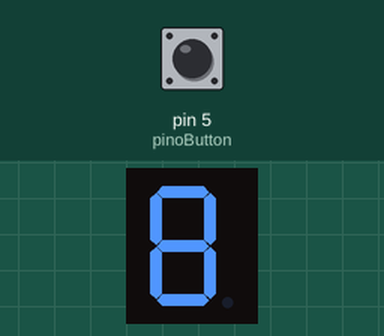
Recording of a sketch running on a simulated Arduino Uno, built with avr-gcc and run on an emulated ATmega328P. Shown: 1-digit seven-segment display. Wiring (inferred from the names in the program): 1-digit 7-segment display, segments lit when LOW: segments pin 12, pin 13, pin 9, pin 8, pin 7, pin 11, pin 10. The test bench sets the inputs (shaded band); at power-on: pin 5 (pinoButton) HIGH. The segment pins are drawn as the display they are named for.

Above: at 1.2 s.
1.3 s: pin 5 (pinoButton) pulled LOW for 0.15 s
At 2.3 s:
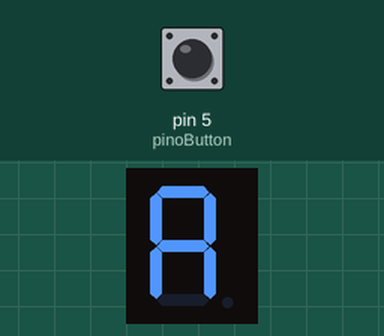
At 5.9 s:
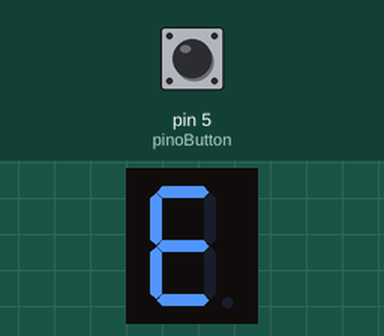
7.4 s: pin 5 (pinoButton) pulled LOW for 3.2 s
At 13.1 s:
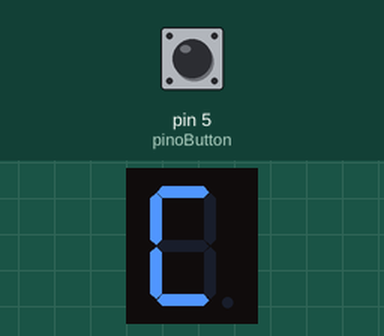
Timing chart, 0 to 14.6 s (numbered marks = the images above; inputs shaded):
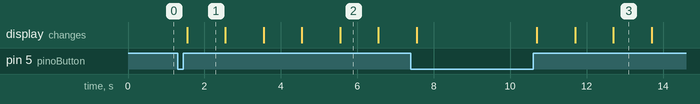

Measured:
- after the input at 1.3 s, the display: changes after 0.25 s (image 1)
- after the input at 7.4 s, the display: first differs from a run without the input after 3.3 s (image 3 shows a later state)
- what the display in image 1 shows lasts 1.0 s, from 1.6 s to 2.6 s

The sketch:

14_2_contador_digital_letra.ino
```cpp
// Projeto 14 - Contador Digital

int segE = 7;
int segD = 8;
int segC = 9;
int segB = 13;
int segA = 12;
int segF = 11;
int segG = 10;

int pinoButton = 5;
int testButton = 1;


void setup() {
  pinMode(segA, OUTPUT);
  pinMode(segB, OUTPUT);
  pinMode(segC, OUTPUT);
  pinMode(segD, OUTPUT);
  pinMode(segE, OUTPUT);
  pinMode(segF, OUTPUT);
  pinMode(segG, OUTPUT);

  pinMode(pinoButton, INPUT_PULLUP);
}

void loop() {
  botaoTeste();

  if (testButton == 0) {
    acendendo();
    testButton = 1;
  }
}


void acendendo() {

  acendeA();
  delay(1000);
  acendeB();
  delay(1000);
  acendeC();
  delay(1000);
  acendeD();
  delay(1000);
  acendeE();
  delay(1000);
  acendeF();
  delay(1000);
  acendeG();
  delay(1000);
}


void acendeA() {
  digitalWrite(segE, LOW);
  digitalWrite(segD, HIGH);
  digitalWrite(segC, LOW);
  digitalWrite(segB, LOW);
  digitalWrite(segA, LOW);
  digitalWrite(segF, LOW);
  digitalWrite(segG, LOW);
}

void acendeB() {
  digitalWrite(segE, LOW);
  digitalWrite(segD, LOW);
  digitalWrite(segC, LOW);
  digitalWrite(segB, LOW);
  digitalWrite(segA, LOW);
  digitalWrite(segF, LOW);
  digitalWrite(segG, LOW);
}

void acendeC() {
  digitalWrite(segE, LOW);
  digitalWrite(segD, LOW);
  digitalWrite(segC, HIGH);
  digitalWrite(segB, HIGH);
  digitalWrite(segA, LOW);
  digitalWrite(segF, LOW);
  digitalWrite(segG, HIGH);
}

void acendeD() {
  digitalWrite(segE, LOW);
  digitalWrite(segD, LOW);
  digitalWrite(segC, LOW);
  digitalWrite(segB, LOW);
  digitalWrite(segA, LOW);
  digitalWrite(segF, LOW);
  digitalWrite(segG, HIGH);
}

void acendeE() {
  digitalWrite(segE, LOW);
  digitalWrite(segD, LOW);
  digitalWrite(segC, HIGH);
  digitalWrite(segB, HIGH);
  digitalWrite(segA, LOW);
  digitalWrite(segF, LOW);
  digitalWrite(segG, LOW);
}

void acendeF() {
  digitalWrite(segE, LOW);
  digitalWrite(segD, HIGH);
  digitalWrite(segC, HIGH);
  digitalWrite(segB, HIGH);
  digitalWrite(segA, LOW);
  digitalWrite(segF, LOW);
  digitalWrite(segG, LOW);
}

void acendeG() {
  digitalWrite(segE, LOW);
  digitalWrite(segD, LOW);
  digitalWrite(segC, LOW);
  digitalWrite(segB, HIGH);
  digitalWrite(segA, LOW);
  digitalWrite(segF, LOW);
  digitalWrite(segG, LOW);
}


//Função do botão
int botaoTeste() {

  //Apertei para começar (nesse caso para o alarme)
  if (digitalRead(pinoButton) == LOW and testButton == 1) {
    while (digitalRead(pinoButton) == LOW);
    delay(100);
    testButton = 0;

    return testButton;
  }

  //Apertei para parar.
  if (digitalRead(pinoButton) == LOW and testButton == 0) {
    while (digitalRead(pinoButton) == LOW);
    delay(100);
    testButton = 1;

    return testButton;
  }
}
```
